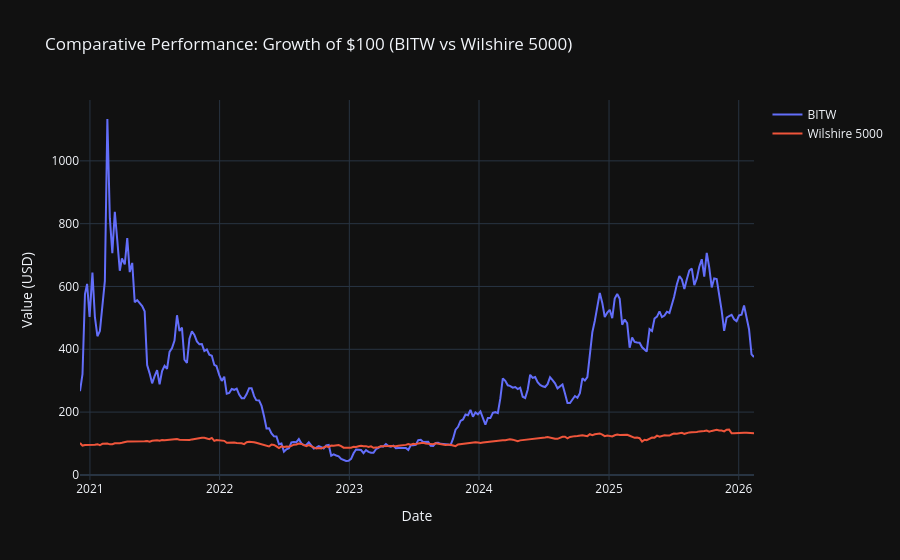
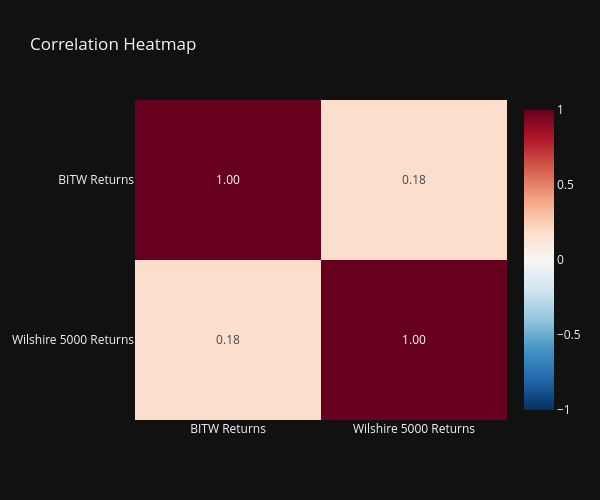

Notebook code cell kept with these figures, in order:
### Code cell
# 1. Calculate Cumulative Returns (Growth of $100)
# This simulates investing $100 in each asset at the start of our overlapping time period
merged_df['BITW_Cumulative'] = (1 + merged_df['BITW_Return']).cumprod() * 100
merged_df['Wilshire_Cumulative'] = (1 + merged_df['Wilshire_Return']).cumprod() * 100

# Create a clean line chart for Cumulative Returns
fig1 = px.line(
    merged_df,
    x=merged_df.index,
    y=['BITW_Cumulative', 'Wilshire_Cumulative'],
    title='Comparative Performance: Growth of $100 (BITW vs Wilshire 5000)',
    labels={'value': 'Value (USD)', 'variable': 'Asset', 'index': 'Date'}
)

# Clean up the legend and layout
fig1.update_layout(
    template='plotly_dark', 
    hovermode='x unified',
    legend_title_text=''
)

# Rename the legend traces for readability
newnames = {'BITW_Cumulative': 'BITW', 'Wilshire_Cumulative': 'Wilshire 5000'}
fig1.for_each_trace(lambda t: t.update(name = newnames[t.name],
                                      legendgroup = newnames[t.name],
                                      hovertemplate = t.hovertemplate.replace(t.name, newnames[t.name])))
fig1.show()


# 2. Clean Correlation Matrix (Heatmap)
# Calculate the correlation matrix of the returns
corr_matrix = merged_df[['BITW_Return', 'Wilshire_Return']].corr()

# Rename columns/index for a cleaner look on the chart
corr_matrix.columns = ['BITW Returns', 'Wilshire 5000 Returns']
corr_matrix.index = ['BITW Returns', 'Wilshire 5000 Returns']

fig2 = px.imshow(
    corr_matrix,
    text_auto=".2f", # Show the exact correlation number rounded to 2 decimals
    aspect="auto",
    color_continuous_scale='RdBu_r', # Red (negative) to Blue (positive)
    zmin=-1, zmax=1, # Lock the scale to standard correlation bounds
    title='Correlation Heatmap'
)

fig2.update_layout(template='plotly_dark', width=600, height=500)
fig2.show()

### Figure 1 — Plotly figure (JSON) as saved in the notebook; plotly's stock layout.template omitted (floating-point values rounded to 4 significant figures; data arrays with more than 128 entries replaced by an {"elided": "..."} marker saying what was removed)
{"data": [{"hovertemplate": "Asset=BITW<br>Date=%{x}<br>Value (USD)=%{y}<extra></extra>", "legendgroup": "BITW", "line": {"color": "#636efa", "dash": "solid"}, "marker": {"symbol": "circle"}, "mode": "lines", "name": "BITW", "orientation": "v", "showlegend": true, "type": "scatter", "x": {"elided": "272 str values"}, "xaxis": "x", "y": {"elided": "272 float values"}, "yaxis": "y"}, {"hovertemplate": "Asset=Wilshire 5000<br>Date=%{x}<br>Value (USD)=%{y}<extra></extra>", "legendgroup": "Wilshire 5000", "line": {"color": "#EF553B", "dash": "solid"}, "marker": {"symbol": "circle"}, "mode": "lines", "name": "Wilshire 5000", "orientation": "v", "showlegend": true, "type": "scatter", "x": {"elided": "272 str values"}, "xaxis": "x", "y": {"elided": "272 float values"}, "yaxis": "y"}], "layout": {"hovermode": "x unified", "legend": {"title": {"text": ""}, "tracegroupgap": 0}, "title": {"text": "Comparative Performance: Growth of $100 (BITW vs Wilshire 5000)"}, "xaxis": {"anchor": "y", "domain": [0, 1], "title": {"text": "Date"}}, "yaxis": {"anchor": "x", "domain": [0, 1], "title": {"text": "Value (USD)"}}}}

### Figure 2 — Plotly figure (JSON) as saved in the notebook; plotly's stock layout.template omitted (floating-point values rounded to 4 significant figures)
{"data": [{"coloraxis": "coloraxis", "hovertemplate": "x: %{x}<br>y: %{y}<br>color: %{z}<extra></extra>", "name": "0", "texttemplate": "%{z:.2f}", "type": "heatmap", "x": ["BITW Returns", "Wilshire 5000 Returns"], "xaxis": "x", "y": ["BITW Returns", "Wilshire 5000 Returns"], "yaxis": "y", "z": [[1.0, 0.1808], [0.1808, 1.0]]}], "layout": {"coloraxis": {"cmax": 1, "cmin": -1, "colorscale": [[0, "rgb(5,48,97)"], [0.1, "rgb(33,102,172)"], [0.2, "rgb(67,147,195)"], [0.3, "rgb(146,197,222)"], [0.4, "rgb(209,229,240)"], [0.5, "rgb(247,247,247)"], [0.6, "rgb(253,219,199)"], [0.7, "rgb(244,165,130)"], [0.8, "rgb(214,96,77)"], [0.9, "rgb(178,24,43)"], [1, "rgb(103,0,31)"]]}, "height": 500, "title": {"text": "Correlation Heatmap"}, "width": 600, "xaxis": {"anchor": "y", "domain": [0, 1]}, "yaxis": {"anchor": "x", "autorange": "reversed", "domain": [0, 1]}}}
